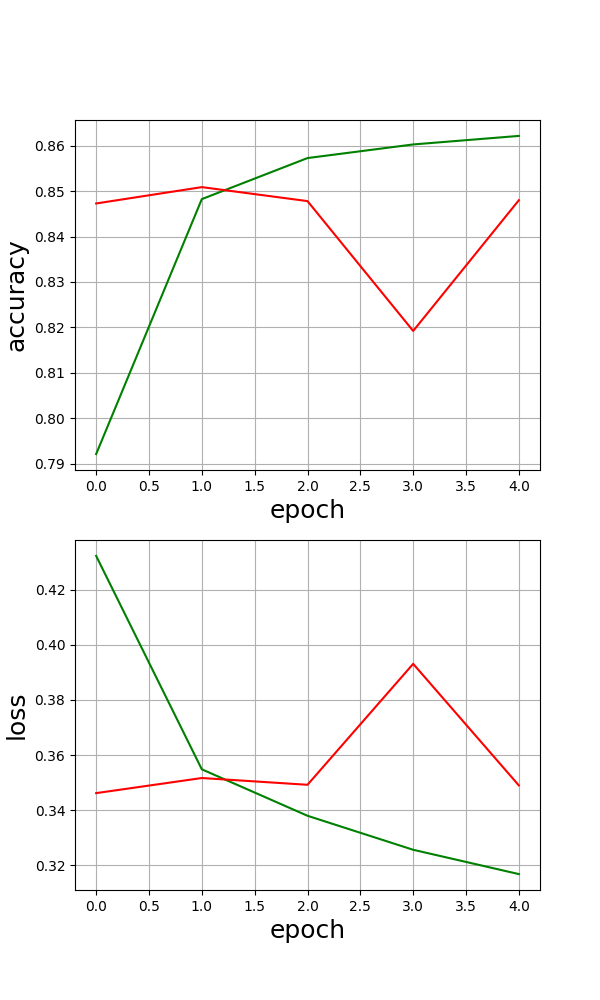

Write Python code to recreate this figure.
import os
import sys
import tensorflow as tf
import tensorflow_datasets as tfds
import numpy as np
import time
import random
import matplotlib.pyplot as plt
from tensorflow.keras import datasets, layers, models, preprocessing

#------------------------------------------------------------------------
def loadData(max_len):
	
	#Load data
	(Xtrain, ytrain), (Xtest, ytest) = datasets.imdb.load_data(num_words=n_words)
	worddict = datasets.imdb.get_word_index(path='imdb_word_index.json')

	#Pad sequences with max_len
	Xtrain = preprocessing.sequence.pad_sequences(Xtrain, maxlen=max_len)
	Xtest = preprocessing.sequence.pad_sequences(Xtest, maxlen=max_len)

	#Return
	return (Xtrain, ytrain), (Xtest, ytest), worddict

#------------------------------------------------------------------------
def decipherReview(review,worddict):

	wordlist = []
	for item in review:
		if (item > 0):
			wordlist.append(worddict[item])
	print(wordlist)
	
#------------------------------------------------------------------------
def buildModel(n_words,dim_embedding):

	#Build  Model
	model = models.Sequential()
	model.add(layers.Embedding(n_words, dim_embedding, input_length=max_len))
	model.add(layers.Dropout(0.3))
	model.add(layers.GlobalMaxPooling1D())
	model.add(layers.Dense(128, activation='relu'))
	model.add(layers.Dropout(0.5))
	model.add(layers.Dense(1, activation='sigmoid'))
	model.summary()

	#Return
	return model

#------------------------------------------------------------------------
if __name__ == '__main__':

	#Clear
	os.system('clear')
	os.environ['TF_CPP_MIN_LOG_LEVEL'] = '2'

	#Parameters
	max_len = 200
	n_words = 1000
	dim_embedding = 256
	EPOCHS = 5
	BATCH_SIZE = 10

	#Load Data
	print('loading data...')
	(Xtrain, ytrain), (Xtest, ytest), worddict = loadData(max_len)

	#Word Dictionary to Index Dictionary
	indexdict = {}
	for item in worddict:
		indexdict[worddict[item]] = item

	#Decipher random review
	index = random.randint(0,Xtrain.shape[0])
	#decipherReview(Xtrain[index,:],indexdict)

	#Build Model
	model = buildModel(n_words,dim_embedding)

	#Compile Model
	model.compile(optimizer = "adam", loss = "binary_crossentropy",metrics = ["accuracy"])

	#Fit
	history = model.fit(Xtrain, ytrain, epochs= EPOCHS, batch_size = BATCH_SIZE, validation_data = (Xtest, ytest))
	loss = history.history['loss']
	loss_val = history.history['val_loss']
	ac = history.history['accuracy']
	ac_val = history.history['val_accuracy']

	#Generate Figure
	plt.figure(figsize=(6,10))
	plt.subplot(2,1,1)
	plt.plot(ac,'g')
	plt.plot(ac_val,'r')
	plt.xlabel('epoch',fontsize=18)
	plt.ylabel('accuracy',fontsize=18)
	plt.grid()
	plt.subplot(2,1,2)
	plt.plot(loss,'g')
	plt.plot(loss_val,'r')
	plt.xlabel('epoch',fontsize=18)
	plt.ylabel('loss',fontsize=18)
	plt.grid()
	plt.savefig('src/python/imdb_sentiment_analysis/imdb_sentiment_analysis.png')

	#Evaluate
	score = model.evaluate(Xtest, ytest, batch_size=BATCH_SIZE)
	print("\nTest score:", score[0])
	print('Test accuracy:', score[1])
